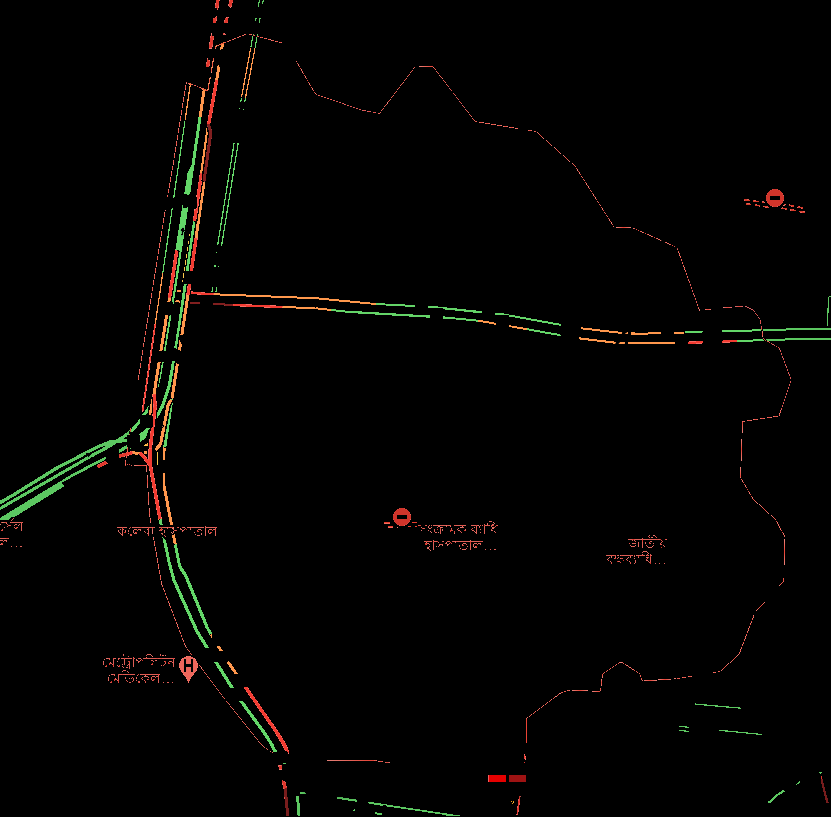
#> input picture ImageToDataPreprocessing/Codes/test_for_doc_res_object_rem_res.PNG, 831 x 817 px
$ python DetectLinesHough.py
#> lines starting #> are read from the running program, lines starting #| are printed output that depends on the picture; after the words box and inside, x2 and y2 are one past the last pixel; in counts of white or black regions, pixels touching at a corner belong together

import numpy as np
import cv2
########## DETECT LINES

inputImage = cv2.imread("test_for_doc_res_object_rem_res.PNG")
#> inputImage is the input picture: shape (817, 831, 3); mean B, G, R 1.8, 3.1, 3.9
inputImageGray = cv2.cvtColor(inputImage, cv2.COLOR_BGR2GRAY)
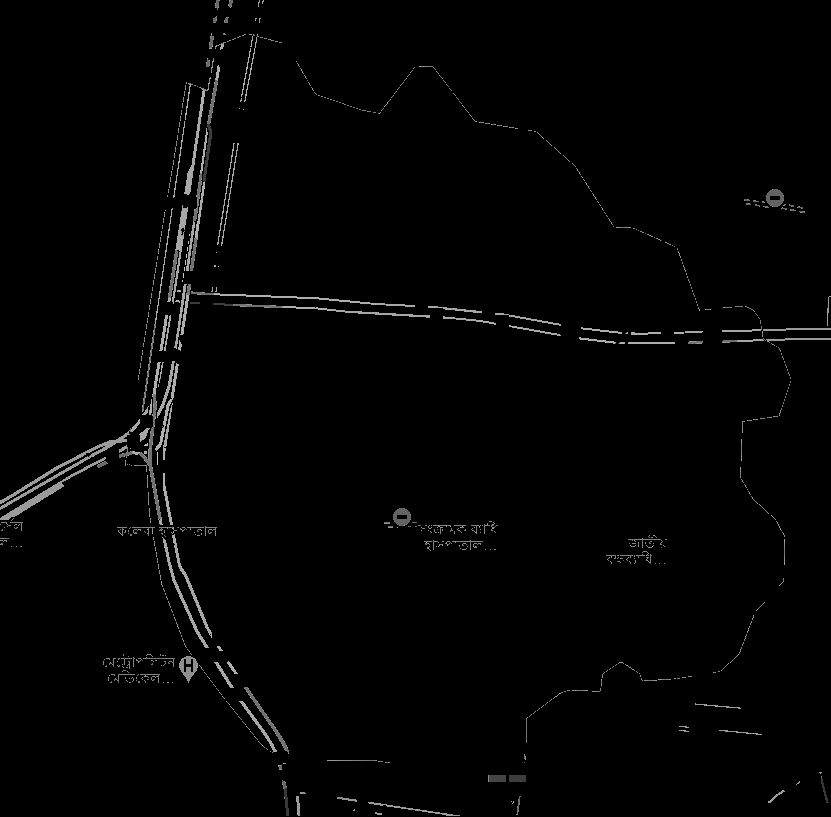
#> inputImageGray: shape (817, 831); min 0, max 200, mean 3.2
edges = cv2.Canny(inputImageGray, 150, 200, apertureSize = 3)
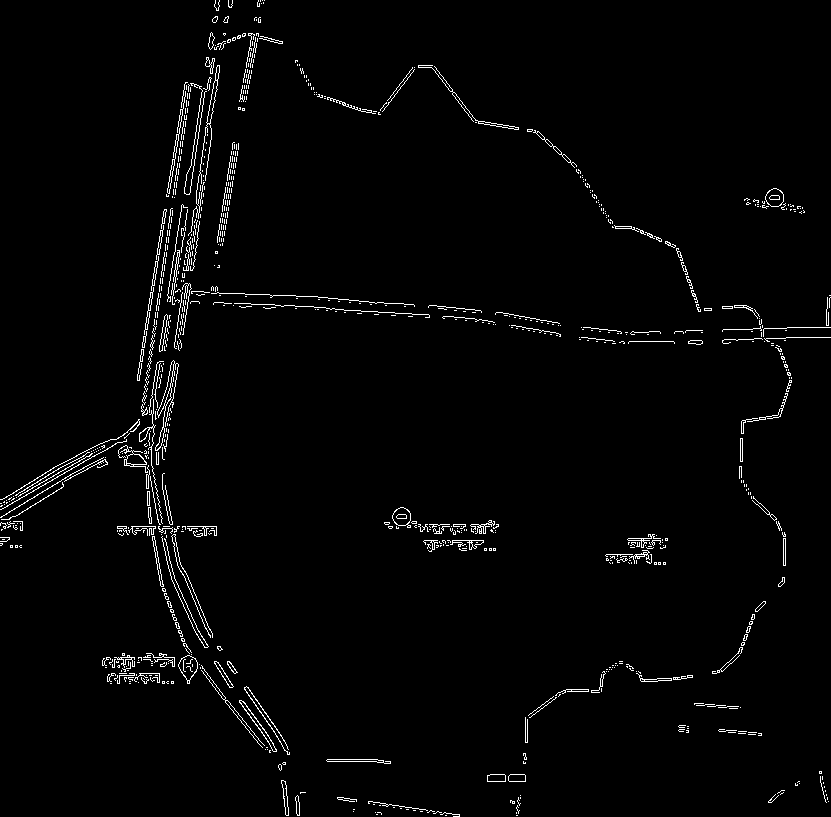
#> edges: shape (817, 831); 2% white in thin lines or dots
minLineLength = 30
maxLineGap = 5
lines = cv2.HoughLinesP(edges,cv2.HOUGH_PROBABILISTIC, np.pi/180, 30, minLineLength,maxLineGap)
#> lines = 436 rows, first 6: [174, 187, 174, 182], [169, 221, 169, 216], [205, 132, 205, 127], [209, 153, 209, 148], [194, 144, 198, 112], [187, 526, 216, 526]
for x in range(0, len(lines)):
    for x1,y1,x2,y2 in lines[x]:
        #cv2.line(inputImage,(x1,y1),(x2,y2),(0,128,0),2, cv2.LINE_AA)
        pts = np.array([[x1, y1 ], [x2 , y2]], np.int32)
        cv2.polylines(inputImage, [pts], True, (0,255,0))
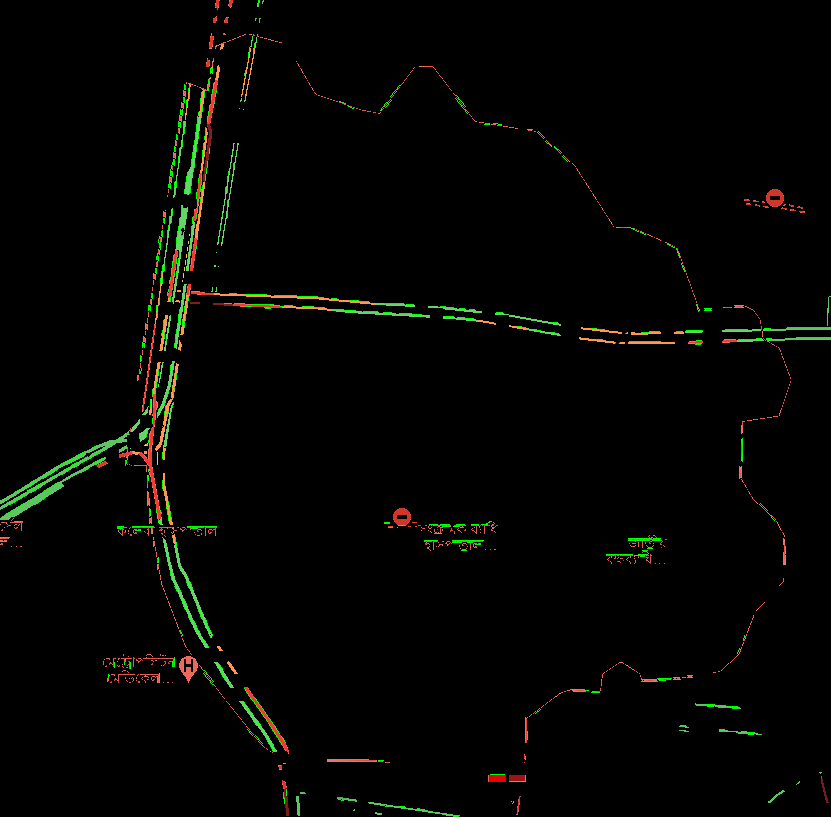
#> inputImage: shape (817, 831, 3); 0.58% of pixels changed, all inside (x1, y1, x2, y2) = (0, 0, 831, 817)

font = cv2.FONT_HERSHEY_SIMPLEX
#> font = 0
cv2.putText(inputImage,"Tracks Detected", (500, 250), font, 0.5, 255)
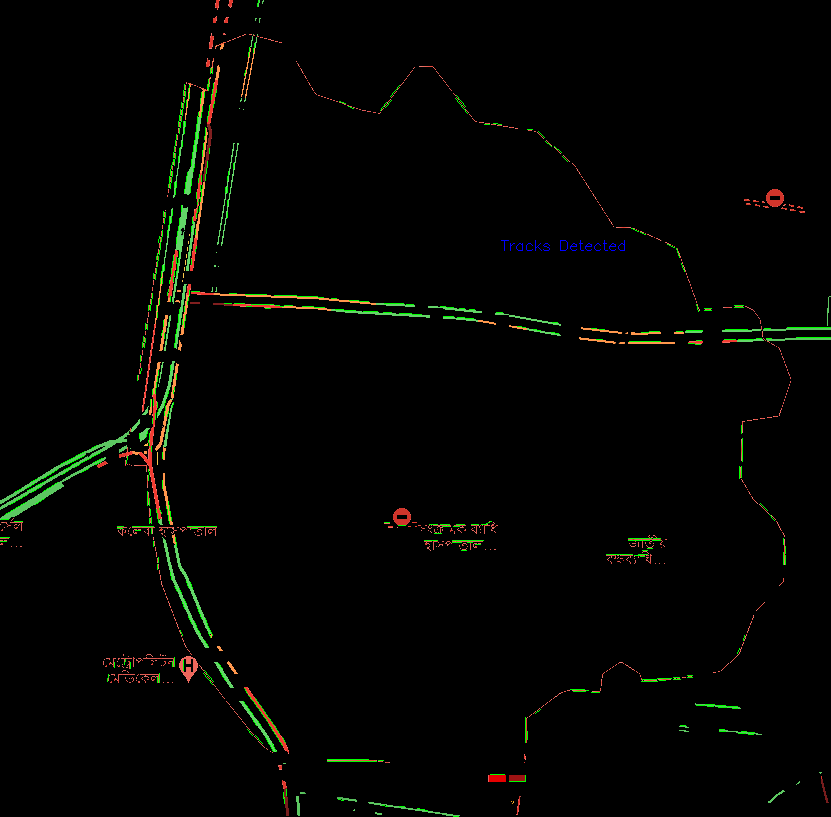
#> inputImage: shape (817, 831, 3); 0.04% of pixels changed, all inside (x1, y1, x2, y2) = (501, 240, 625, 251)
cv2.imwrite('final.png',inputImage)
cv2.imshow("Trolley_Problem_Result", inputImage)
#cv2.imshow('edge', edges)
cv2.waitKey(0)
cv2.destroyAllWindows()

########## DETECT LINES
